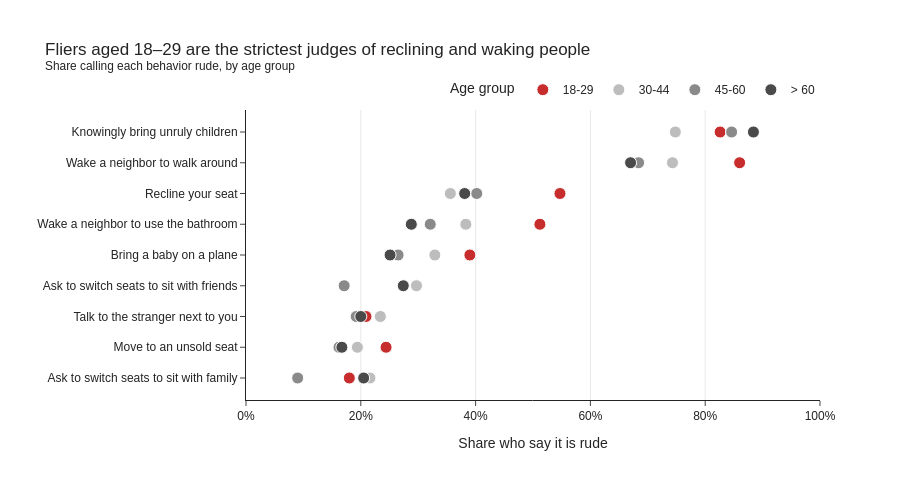

The notebook cell this image was saved under:
### Code cell
dots = (demo.loc[[f'Rude: {b.lower()}' for b in RUDE_QUESTIONS.values()], AGE_ORDER]
            .assign(order=lambda d: d.mean(axis=1)).sort_values('order').drop(columns='order')
            .reset_index().melt(id_vars='measure', var_name='Age group', value_name='share'))
dots['measure'] = dots['measure'].str.replace('Rude: ', '').str.capitalize()

age_colors = {'18-29': ACCENT, '30-44': '#bdbdbd', '45-60': '#8a8a8a', '> 60': '#4a4a4a'}
fig = px.scatter(dots, x='share', y='measure', color='Age group', color_discrete_map=age_colors,
                 category_orders={'Age group': AGE_ORDER},
                 labels={'share': 'Share who say it is rude', 'measure': ''},
                 title='Fliers aged 18–29 are the strictest judges of reclining and waking people'
                       '<br><sup>Share calling each behavior rude, by age group</sup>')
fig.update_traces(marker=dict(size=12, line=dict(width=1, color='white')),
                  hovertemplate='%{y}<br>%{x:.0%}<extra></extra>')
fig.update_layout(xaxis=dict(tickformat='.0%', range=[0, 1], showgrid=True), height=480, width=900,
                  legend=dict(orientation='h', y=1.02, x=1, xanchor='right', yanchor='bottom'),
                  margin=dict(t=110))
fig.show()

### Figure 1 — Plotly figure (JSON) as saved in the notebook; plotly's stock layout.template omitted (floating-point values rounded to 4 significant figures)
{"data": [{"hovertemplate": "%{y}<br>%{x:.0%}<extra></extra>", "legendgroup": "18-29", "marker": {"color": "#c62d2c", "line": {"color": "white", "width": 1}, "size": 12, "symbol": "circle"}, "mode": "markers", "name": "18-29", "orientation": "h", "showlegend": true, "type": "scatter", "x": [0.18, 0.244, 0.209, 0.297, 0.39, 0.512, 0.547, 0.86, 0.826], "xaxis": "x", "y": ["Ask to switch seats to sit with family", "Move to an unsold seat", "Talk to the stranger next to you", "Ask to switch seats to sit with friends", "Bring a baby on a plane", "Wake a neighbor to use the bathroom", "Recline your seat", "Wake a neighbor to walk around", "Knowingly bring unruly children"], "yaxis": "y"}, {"hovertemplate": "%{y}<br>%{x:.0%}<extra></extra>", "legendgroup": "30-44", "marker": {"color": "#bdbdbd", "line": {"color": "white", "width": 1}, "size": 12, "symbol": "circle"}, "mode": "markers", "name": "30-44", "orientation": "h", "showlegend": true, "type": "scatter", "x": [0.216, 0.194, 0.234, 0.297, 0.329, 0.383, 0.356, 0.743, 0.748], "xaxis": "x", "y": ["Ask to switch seats to sit with family", "Move to an unsold seat", "Talk to the stranger next to you", "Ask to switch seats to sit with friends", "Bring a baby on a plane", "Wake a neighbor to use the bathroom", "Recline your seat", "Wake a neighbor to walk around", "Knowingly bring unruly children"], "yaxis": "y"}, {"hovertemplate": "%{y}<br>%{x:.0%}<extra></extra>", "legendgroup": "45-60", "marker": {"color": "#8a8a8a", "line": {"color": "white", "width": 1}, "size": 12, "symbol": "circle"}, "mode": "markers", "name": "45-60", "orientation": "h", "showlegend": true, "type": "scatter", "x": [0.09, 0.162, 0.192, 0.171, 0.265, 0.321, 0.402, 0.684, 0.846], "xaxis": "x", "y": ["Ask to switch seats to sit with family", "Move to an unsold seat", "Talk to the stranger next to you", "Ask to switch seats to sit with friends", "Bring a baby on a plane", "Wake a neighbor to use the bathroom", "Recline your seat", "Wake a neighbor to walk around", "Knowingly bring unruly children"], "yaxis": "y"}, {"hovertemplate": "%{y}<br>%{x:.0%}<extra></extra>", "legendgroup": "> 60", "marker": {"color": "#4a4a4a", "line": {"color": "white", "width": 1}, "size": 12, "symbol": "circle"}, "mode": "markers", "name": "> 60", "orientation": "h", "showlegend": true, "type": "scatter", "x": [0.205, 0.167, 0.2, 0.274, 0.251, 0.288, 0.381, 0.67, 0.884], "xaxis": "x", "y": ["Ask to switch seats to sit with family", "Move to an unsold seat", "Talk to the stranger next to you", "Ask to switch seats to sit with friends", "Bring a baby on a plane", "Wake a neighbor to use the bathroom", "Recline your seat", "Wake a neighbor to walk around", "Knowingly bring unruly children"], "yaxis": "y"}], "layout": {"height": 480, "legend": {"orientation": "h", "title": {"text": "Age group"}, "tracegroupgap": 0, "x": 1, "xanchor": "right", "y": 1.02, "yanchor": "bottom"}, "margin": {"t": 110}, "title": {"text": "Fliers aged 18–29 are the strictest judges of reclining and waking people<br><sup>Share calling each behavior rude, by age group</sup>"}, "width": 900, "xaxis": {"anchor": "y", "domain": [0.0, 1.0], "range": [0, 1], "showgrid": true, "tickformat": ".0%", "title": {"text": "Share who say it is rude"}}, "yaxis": {"anchor": "x", "domain": [0.0, 1.0], "title": {"text": ""}}}}
